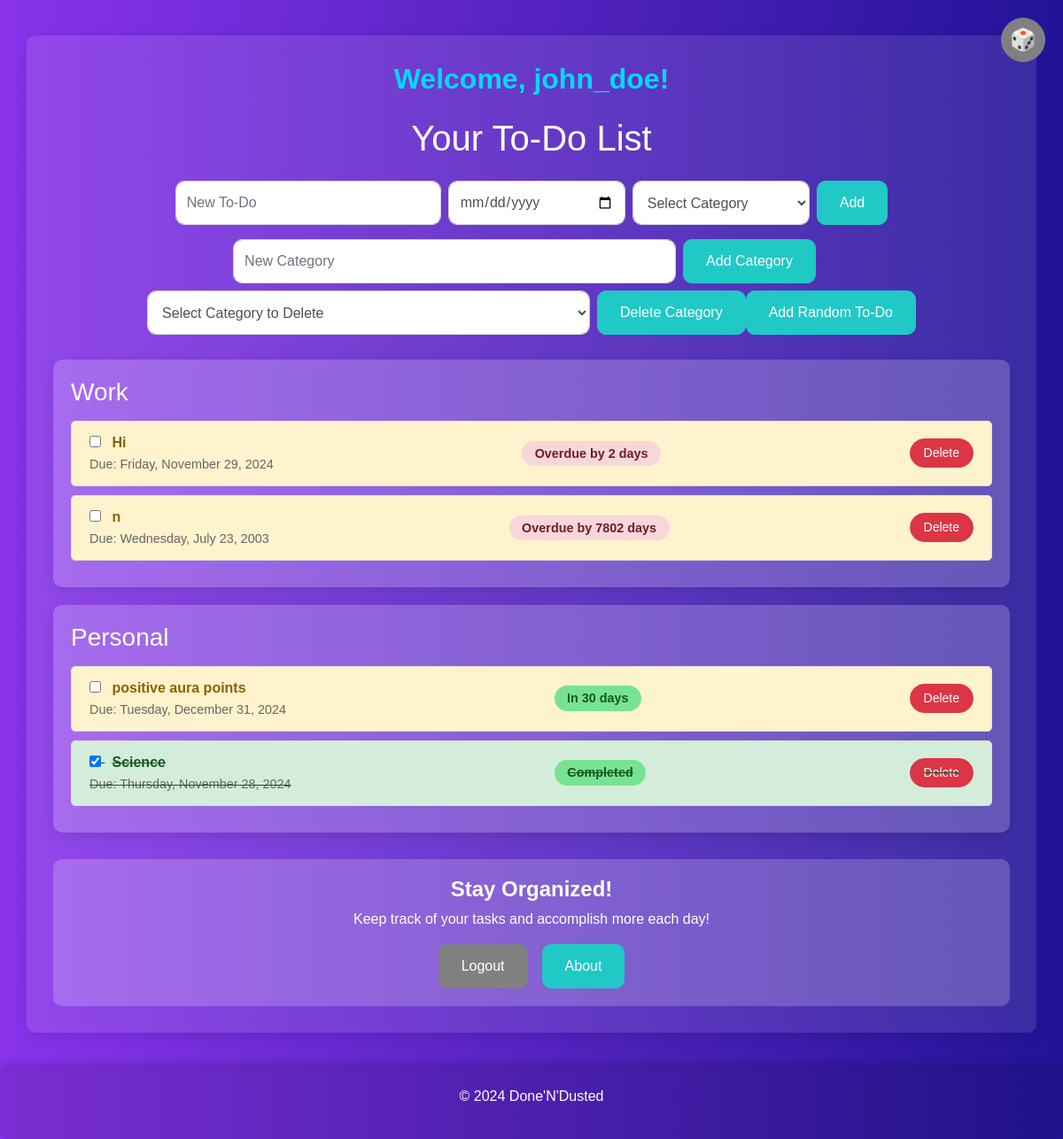
The page /dashboard (signed in) on the database as committed earlier.
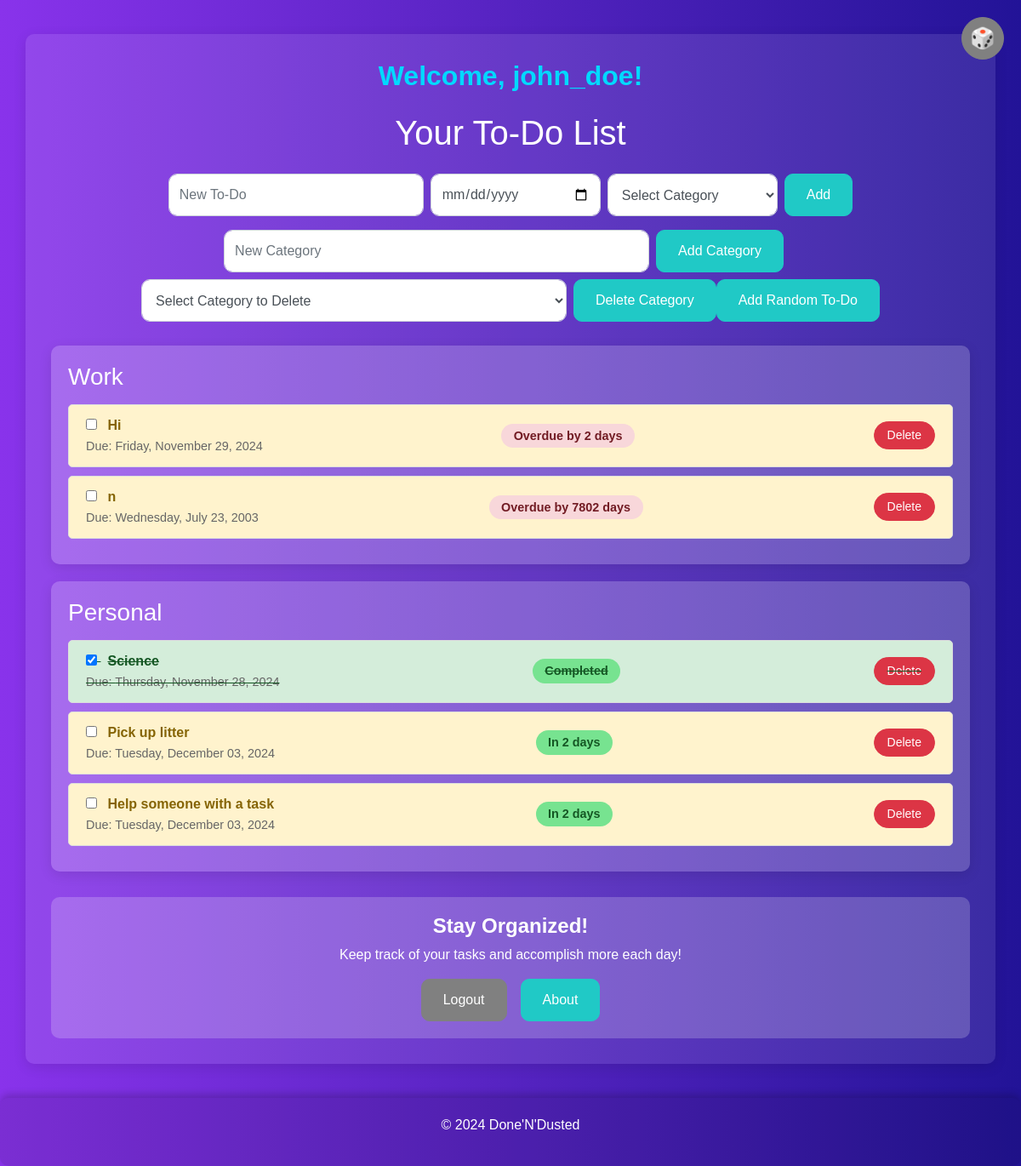
The same page on the database as committed later.
### setup_db.py (models this page shows)
class Category(Base):
    __tablename__ = 'categories'
    id = Column(Integer, primary_key=True)
    name = Column(String, unique=True, nullable=False)
    tasks = relationship('Task', back_populates='category')

class Task(Base):
    __tablename__ = 'tasks'
    id = Column(Integer, primary_key=True)
    description = Column(String, nullable=False)
    completed = Column(Boolean, default=False)
    due_date = Column(Date, nullable=True)  # Add due_date column
    user_id = Column(Integer, ForeignKey('users.id'), nullable=False)
    user = relationship('User', back_populates='todos')
    category_id = Column(Integer, ForeignKey('categories.id'), nullable=True)
    category = relationship('Category', back_populates='tasks')

### app.py (the view)
@app.route('/dashboard')
def dashboard():
    if "user_id" not in session:
        flash("Please log in to access the dashboard.", "warning")
        return redirect(url_for('login', next=request.url))  # Pass original URL in `next`
    tasks = db_session.query(Task).filter_by(user_id=session['user_id']).all()
    categories = db_session.query(Category).all()
    tasks_with_time_remaining = []
    today = datetime.now().date()
    for task in tasks:
        if task.due_date:
            delta = task.due_date - today
            if delta.days > 0:
                time_remaining = f"In {delta.days} day{'s' if delta.days != 1 else ''}"
                is_overdue = False
                is_due_today = False
            elif delta.days == 0:
                time_remaining = "Due today"
                is_overdue = False
                is_due_today = True
            else:
                time_remaining = f"Overdue by {abs(delta.days)} day{'s' if abs(delta.days) != 1 else ''}"
                is_overdue = True
                is_due_today = False
        else:
            time_remaining = None
            is_overdue = False
            is_due_today = False
        tasks_with_time_remaining.append({
            'id': task.id,
            'description': task.description,
            'due_date': task.due_date,
            'time_remaining': time_remaining,
            'is_overdue': is_overdue,
            'is_due_today': is_due_today,
            'completed': task.completed,
            'category_id': task.category_id
        })
    return render_template('dashboard.html', tasks=tasks_with_time_remaining, categories=categories)

### app.py (called while the page is built)
@app.context_processor
def inject_favicon():
    return dict(favicon_url=url_for('static', filename='img/favicon.ico'))

### templates/dashboard.html (shortened to what this page needs)
<!DOCTYPE html>
<html lang="en">
<head>
    <link rel="stylesheet" href="https://stackpath.bootstrapcdn.com/bootstrap/4.5.2/css/bootstrap.min.css">
</head>
<body>
    <form action="{{ url_for('add_random_todo') }}" method="POST" class="form-inline">
        <button type="submit" class="btn btn-random-todo">🎲</button>
    </form>
    <div class="container">
        <h2 class="text-center mb-4 welcome-message">Welcome, {{ session['username'] }}!</h2>
        <h1 class="text-center mb-4">Your To-Do List</h1>
        <form action="{{ url_for('add_todo') }}" method="POST" class="form-inline justify-content-center mb-3">
            <input type="text" name="task" placeholder="New To-Do" required class="form-control mr-2" style="width: 300px;" />
            <input type="date" name="due_date" class="form-control mr-2" style="width: 200px;" />
            <select name="category" class="form-control mr-2" style="width: 200px;">
                <option value="">Select Category</option>
            </select>
            <button type="submit" class="btn btn-primary" style="height: 50px;">Add</button>
        </form>
        <div class="d-flex justify-content-center flex-wrap">
            <form action="{{ url_for('add_category') }}" method="POST" class="form-inline mr-3 mb-2">
                <input type="text" name="category_name" placeholder="New Category" required class="form-control mr-2" style="width: 500px;" />
                <button type="submit" class="btn btn-primary" style="height: 50px;">Add Category</button>
            </form>
            <form action="{{ url_for('delete_category') }}" method="POST" class="form-inline mb-2">
                <select name="category_id" class="form-control mr-2" style="width: 500px;">
                    <option value="">Select Category to Delete</option>
                </select>
                <button type="submit" class="btn btn-primary btn-delete-category" style="height: 50px;">Delete Category</button>
            </form>
            <form action="{{ url_for('add_random_todo') }}" method="POST" class="form-inline mb-2">
                <button type="submit" class="btn btn-primary" style="height: 50px;">Add Random To-Do</button>
            </form>
        </div>
        {% for category in categories %}
        <div class="category-binder">
            <h3>{{ category.name }}</h3>
            <ul class="list-group">
                {% for task in tasks if task.category_id == category.id %}
                <li class="list-group-item d-flex justify-content-between align-items-center {% if task.completed %}completed{% else %}pending{% endif %} {% if task.is_overdue and not task.completed %}overdue-task{% endif %}" data-task-id="{{ task.id }}">
                    <div>
                        <input type="checkbox" class="task-checkbox" {% if task.completed %}checked{% endif %} data-task-id="{{ task.id }}">
                        <span class="ml-2 task-title">{{ task.description }}</span>
                        {% if task.due_date %}
                        <br>
                        <small class="task-due-date">Due: {{ task.due_date.strftime('%A, %B %d, %Y') }}</small>
                        {% endif %}
                    </div>
                    {% if task.completed %}
                    <span class="badge badge-pill badge-completed">Completed</span>
                    {% elif task.time_remaining %}
                    <span class="badge badge-pill
                        {% if task.is_overdue %}
                            badge-overdue text-overdue
                        {% elif task.is_due_today %}
                            badge-due-today text-due-today
                        {% else %}
                            badge-upcoming text-upcoming
                        {% endif %}
                    ">
                        {{ task.time_remaining }}
                    </span>
                    {% else %}
                    <span class="badge badge-secondary badge-pill text-no-due">No due date</span>
                    {% endif %}
                    <button type="button" class="btn btn-danger btn-sm delete-task">Delete</button>
                </li>
                {% endfor %}
            </ul>
        </div>
        {% endfor %}
        <div class="call-to-action">
            <h2>Stay Organized!</h2>
            <p>Keep track of your tasks and accomplish more each day!</p>
            <div class="d-flex justify-content-center">
                <a href="{{ url_for('logout') }}" class="btn btn-logout mr-3">Logout</a>
                <a href="{{ url_for('calendar') }}" class="btn btn-primary">About</a>
            </div>
        </div>
    </div>
    <footer>
        <p>&copy; 2024 Done'N'Dusted</p>
    </footer>
</body>
</html>

### templates/dashboard.html (style rules this page uses)
html, body { height: 100%; }
body { background: linear-gradient(90deg, #8933eb, #221397); color: white; font-family: Arial, sans-serif; min-height: 100%; background-color: cover; padding-bottom: 50px; }
.container { background: rgba(255, 255, 255, 0.1); padding: 30px; border-radius: 10px; margin-top: 40px; box-shadow: 0px 4px 15px rgba(0, 0, 0, 0.1); }
footer { text-align: center; padding: 20px; background: rgba(0, 0, 0, 0.1); border-radius: 10px; margin-top: 40px; box-shadow: 0px -4px 10px rgba(0, 0, 0, 0.2); }
.list-group-item { background-color: #f8f9fa; border: 1px solid #ddd; color: #333; margin-bottom: 10px; border-radius: 5px; font-size: 16px; display: flex; justify-content: space-between; align-items: center; transition: transform 0.3s; }
.list-group-item.completed { text-decoration: line-through; background-color: #d4edda; color: #155724; }
.list-group-item.pending { background-color: #fff3cd; color: #856404; }
.form-inline { margin-bottom: 20px; }
.form-control { border-radius: 10px; padding: 12px; height: 50px; width: 500px; }
.btn-primary { border-radius: 10px; padding: 12px 25px; background-color: #20c9c6; border-color: #20c9c6; transition: background-color 0.3s; height: 50px; }
.btn-danger { border-radius: 20px; padding: 5px 15px; }
.call-to-action { background: rgba(255, 253, 253, 0.2); padding: 20px; border-radius: 10px; margin-top: 30px; text-align: center; }
.call-to-action h2 { font-size: 24px; font-weight: bold; color: #ffffff; }
.call-to-action p { color: #ffffff; }
.btn-logout { background-color: #808080; border-color: #808080; color: white; padding: 12px 25px; border-radius: 10px; transition: background-color 0.3s; height: 50px; }
.category-binder { background: rgba(255, 255, 255, 0.2); padding: 20px; border-radius: 10px; margin-top: 20px; box-shadow: 0px 4px 15px rgba(0, 0, 0, 0.1); }
.category-binder h3 { color: #ffffff; margin-bottom: 15px; }
.category-binder .list-group-item { background-color: #f8f9fa; border: 1px solid #ddd; color: #333; margin-bottom: 10px; border-radius: 5px; font-size: 16px; display: flex; justify-content: space-between; align-items: center; transition: transform 0.3s; }
.category-binder .list-group-item.completed { text-decoration: line-through; background-color: #d4edda; color: #155724; }
.category-binder .list-group-item.pending { background-color: #fff3cd; color: #856404; }
.badge-pill { font-size: 0.9em; padding: 0.5em 1em; }
.badge-overdue { background-color: #f8d7da; color: #721c24; }
.badge-upcoming { background-color: #77e390; color: #155724; }
.task-title { font-weight: bold; }
.task-due-date { font-size: 0.9em; color: #666; }
.overdue-task { background-color: #cd7d84; color: #721c24; }
.badge-completed { background-color: #77e390; color: #155724; }
.text-overdue { color: #721c24; }
.text-upcoming { color: #155724; }
.welcome-message { font-weight: bold; color: #00d9ff; }
.btn-random-todo { position: absolute; top: 20px; right: 20px; background-color: grey; border-color: grey; color: white; border-radius: 50%; width: 50px; height: 50px; display: flex; align-items: center; justify-content: center; font-size: 24px; transition: background-color 0.3s; }

Rows that differ between the two databases and show on the page:
removed Task: description "positive aura points", due_date "Tuesday, December 31, 2024", time_remaining "In 30 days", shown under Category "Personal"
added Task: description "Pick up litter", due_date "Tuesday, December 03, 2024", time_remaining "In 2 days", shown under Category "Personal"
added Task: description "Help someone with a task", due_date "Tuesday, December 03, 2024", time_remaining "In 2 days", shown under Category "Personal"
